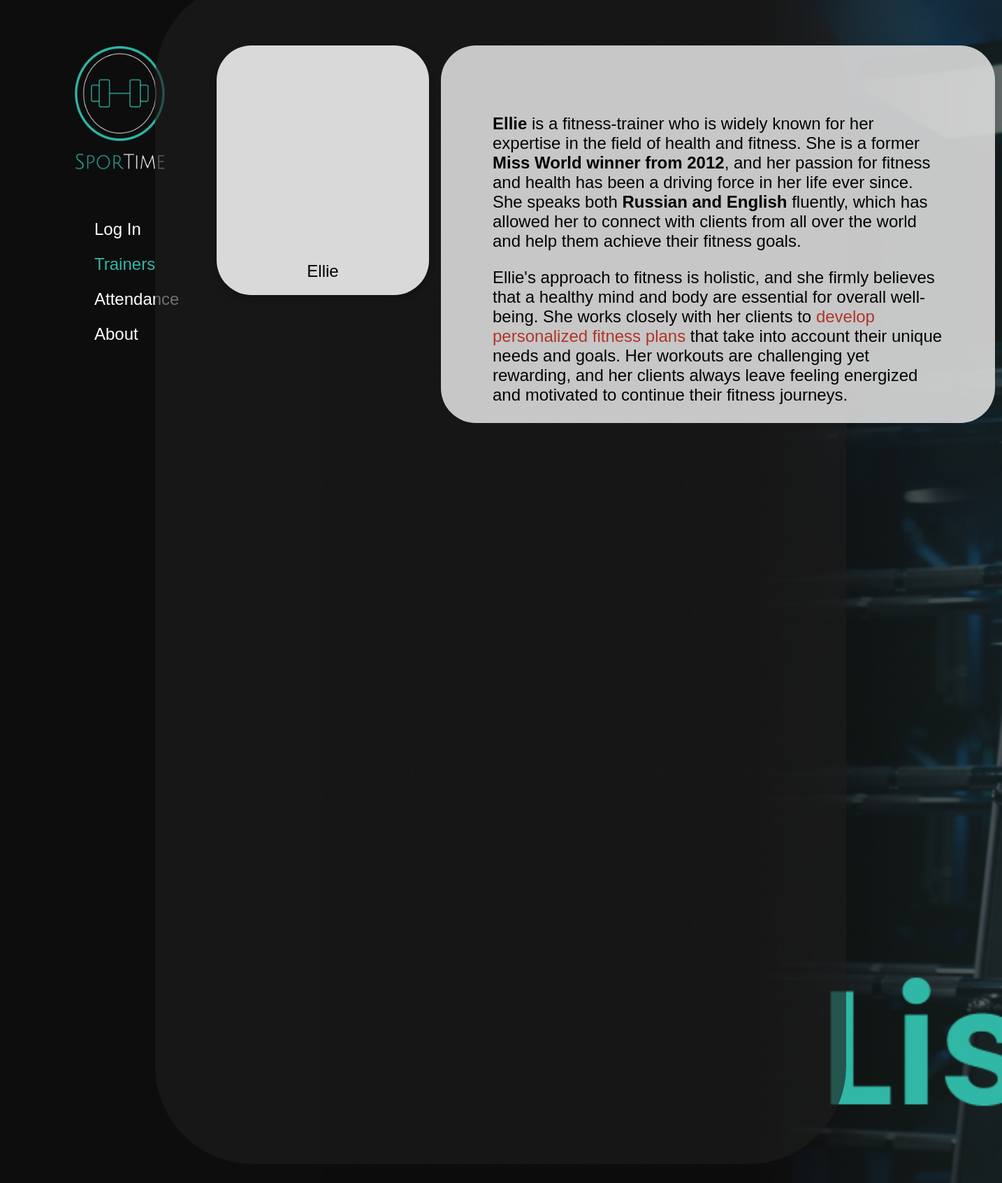
The page /trainer/3/ on the database its author committed.
### blog/models.py (models this page shows, shortened)
class Trainer(models.Model):
    class Meta:
        verbose_name = 'Добавить тренера'
        verbose_name_plural = 'Тренеры'
    name =  models.CharField(max_length=200, help_text='Не более 200 символов', db_index=True)
    info = RichTextField(blank=True, null=True, help_text='Не более 5000 символов',max_length=5000)
    image = models.ImageField(upload_to='trainer/', blank=True, null=True)
    image_left = 132

### blog/views.py (the view)
# urls.py: path('trainer/<int:trainer_id>/', TrainerPageView.as_view(), name='trainer' ),
class TrainerPageView(View):
    def get(self, request, trainer_id):
        trainer = get_object_or_404(Trainer, pk=trainer_id)
        context = {'trainer': trainer}
        return render(request, 'trainer.html', context)

### blog/templates/trainer.html (shortened to what this page needs)
<!DOCTYPE html>
<html>
<head>
</head>
<body>
<a href="{% url 'main_page' %}"><img src="/media/logo.png" alt="Logo" class="logo"></a>
<a href="{% url 'login' %}" class="login">Log In</a>
<a href="{% url 'trainers_list' %}" class="trainers">Trainers</a>
<a href="{% url 'attendance' %}" class="attendance">Attendance</a>
<a href="#" class="about">About</a>
  <div class="container">
    <div class="rectangle"></div>
    <div class="rectangle2">
      <p>{{ trainer.info|safe }}</p>
    </div>
    <div class="content">
    </div>
    </div>
    <div class="photo-frame" style="background-image: url('{{ trainer.image.url }}')">
          <div class="name">{{ trainer.name }}</div>
    </div>
</body>
</html>

### blog/templates/trainer.html (style rules this page uses)
body { margin: 0; padding: 0; font-family: 'Poppins', sans-serif; }
.container { background-color: #0D0D0D; background-image: url('/media/trainers_list_background.jpg'); background-size: cover; background-repeat: no-repeat; background-position: 15px center; height: 100vh; }
.content { padding: 20px; color: #ffffff; }
.logo { position: absolute; top: 20px; left: 30px; width: 300px; height: 270px; }
.login { position: absolute; top: 314px; left: 135px; font-size: 24px; color: #FFFFFF; text-decoration: none; }
.trainers { position: absolute; top: 364px; left: 135px; font-size: 24px; color: #31B7A6; text-decoration: none; }
.attendance { position: absolute; top: 414px; left: 135px; font-size: 24px; color: #ffffff; text-decoration: none; }
.about { position: absolute; top: 464px; left: 135px; font-size: 24px; color: #FFFFFF; text-decoration: none; }
.rectangle { position: absolute; left: 15.47%; right: 15.52%; top: -1.6%; bottom: 1.6%; background: rgba(30, 30, 30, 0.63); border-radius: 140px; }
.photo-frame { position: absolute; width: 304px; height: 357px; left: 310px; top: 65px; border-radius: 50px; overflow: hidden; filter: drop-shadow(0px 4px 4px rgba(0, 0, 0, 0.25)); background-color: #D9D9D9; background-size: 100%; background-repeat: no-repeat; background-position: center center; }
.name { position: absolute; bottom: 20px; left: 50%; transform: translateX(-50%); font-size: 24px; color: #000000; text-align: center; }
.rectangle2 { position: absolute; width: 793px; height: 540px; left: 631px; top: 65px; border-radius: 50px; background: #D9D9D9; opacity: 0.91; border-radius: 50px; padding: 74px; overflow-y: scroll; font-size: 24px; box-sizing: border-box; }

### rows shown on the page
Trainer: info "Ellie is a fitness-trainer who is widely known for her expertise in the field of health and fitness. She is a former Miss World winner from 2012 , and her passion for fitness and health has been a driving force in her life ever since. She speaks both Russian and English fluently, which has allowed her to connect with clients from all over the world and help them achieve their fitness goals. Ellie's approach to fitness is holistic, and she firmly believes that a healthy mind and body are essential for overall well-being. She works closely with her clients to develop personalized fitness plans that take into account their unique needs and goals. Her workouts are challenging yet rewarding, and…", name "Ellie"
